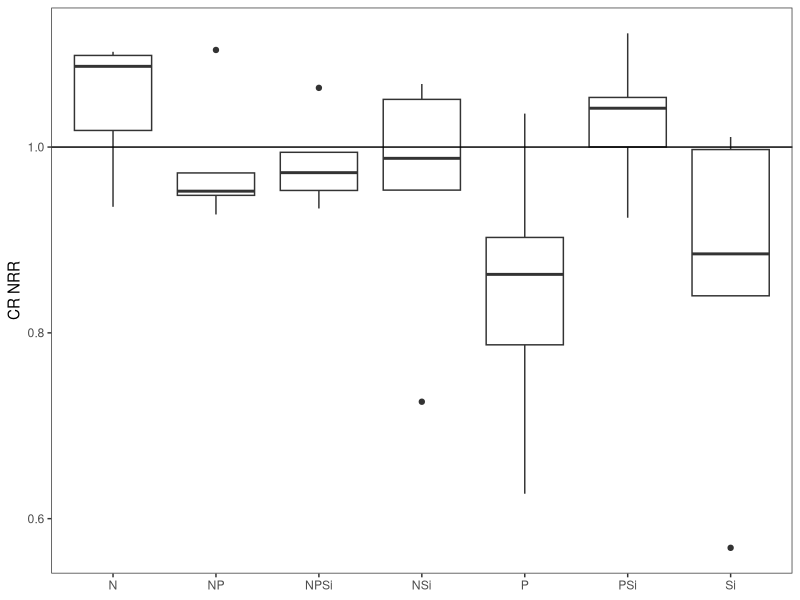
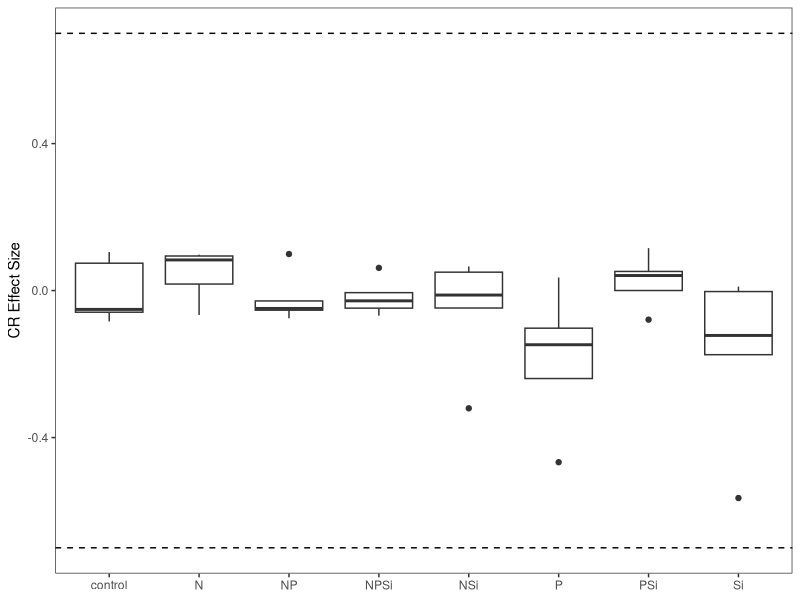
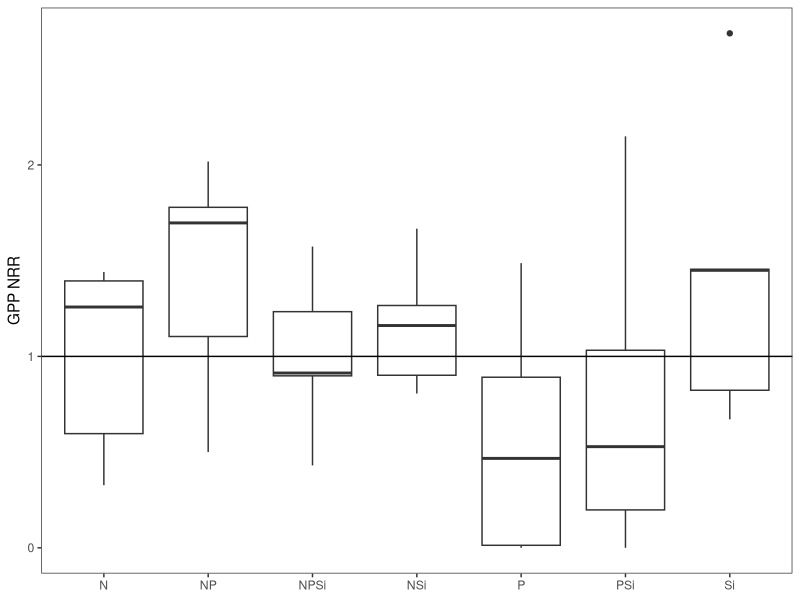
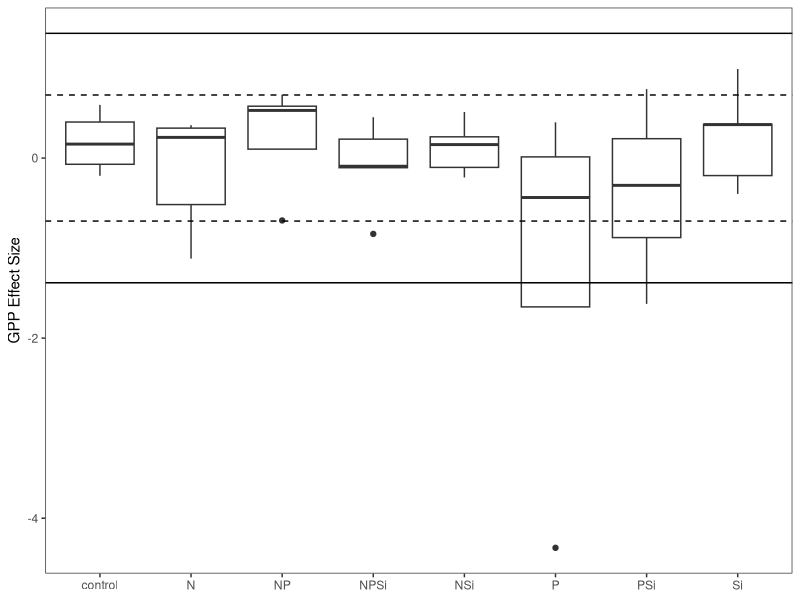
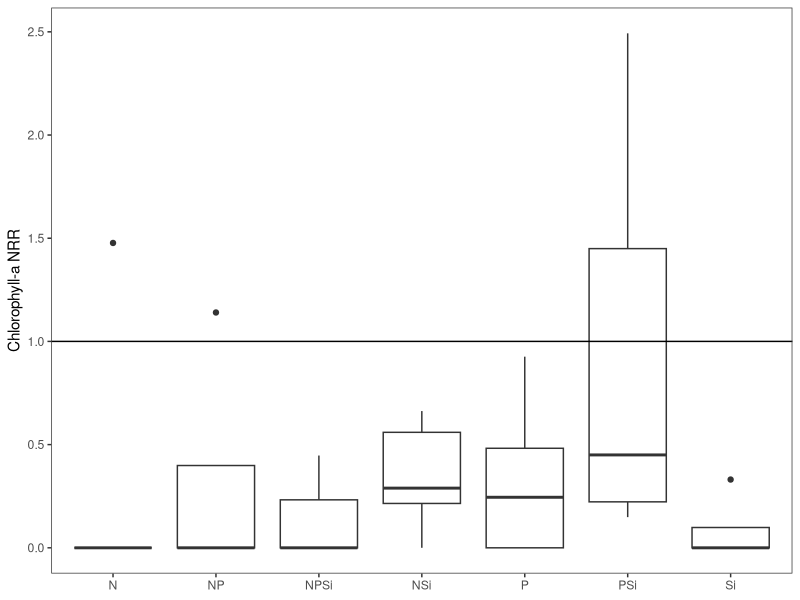
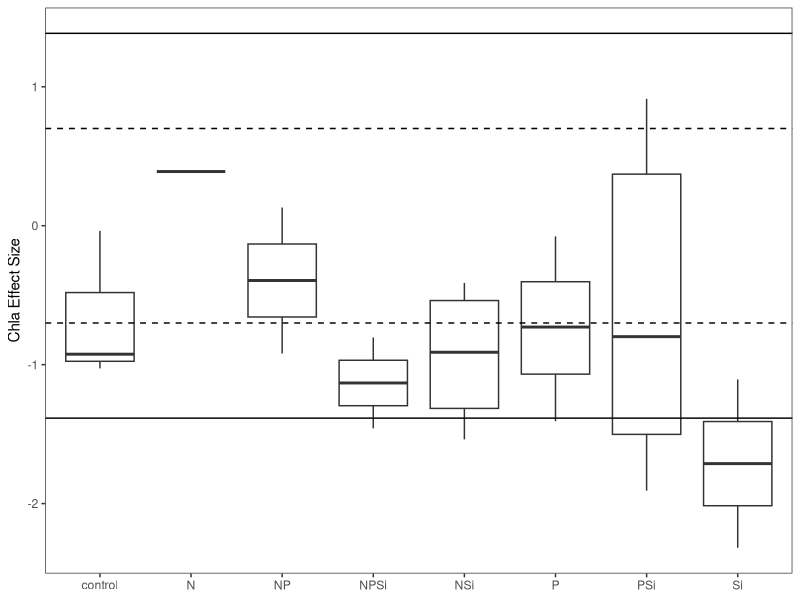
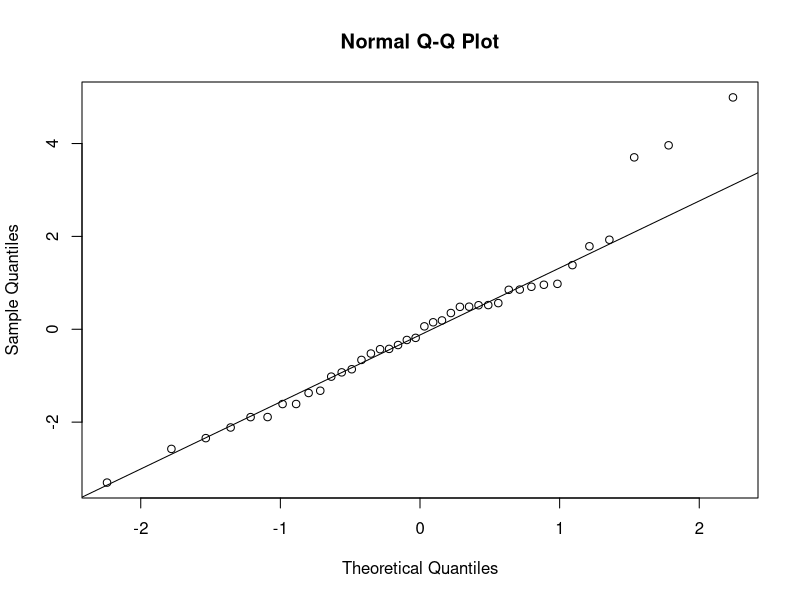
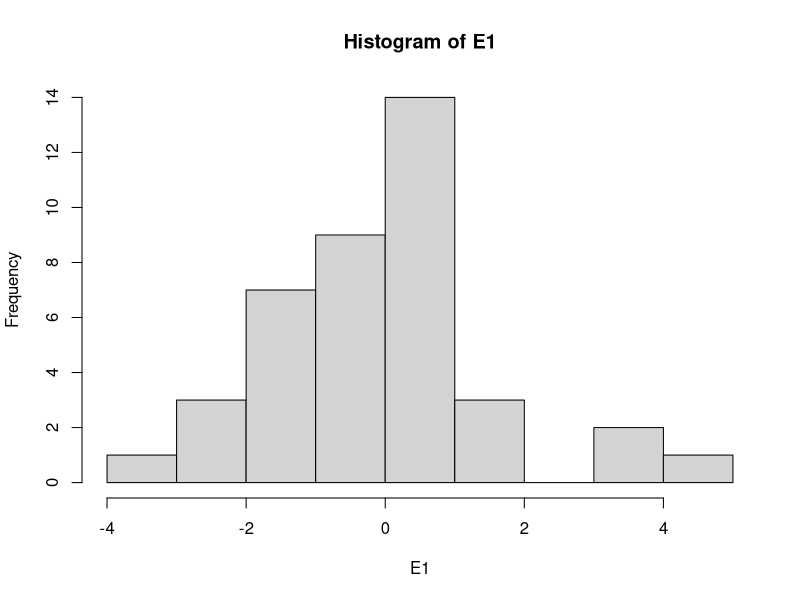

Generate these figures, in order, with R: (Note: this script raises an error after producing the figures.)
#Author:  Clay Arango
#Creation date: 14-Feb-19
#Script to analyze NDS data from Summer 2018 WSB work with S. Roley and A. Alexiades

#packages
library(nlme)
library(nortest)
library(plyr)
library(dplyr)
library(multcomp)
library(MASS)
library(ggplot2)

#Load data
sat_fall <- read.table(file="satus_fall.csv", header=T, sep=",")

#set variable
d = sat_fall

#evaluate data to make sure factors are correct
names(d)

unique(d$nutrient) #control, N, NP, NPSi, NSi, P, PSi, Si
unique(d$N) #should be 0 and 1
unique(d$P) #should be 0 and 1
unique(d$Si) #should be 0 and 1
unique(d$top) #should be "sponge" and "glass"
#if need to change, use recode function below. 
d$top<-recode(d$top, "cellulose" ="sponge")
str(d)
 
#convert N and P and Si values (0 or 1 for absence or presence) to factors
d$N<-as.factor(d$N)
d$P<-as.factor(d$P)
d$Si<-as.factor(d$Si)
str(d)

#subset data into gpp and cr response
d.cr = subset(d, top=="sponge", data=d)
d.gpp = subset(d, top=="glass", data=d)

#calculate nrr for cr
x<-ddply(d.cr, "nutrient", summarise, ave_cr = mean(cr.area, na.rm=T)) #changed to ddply b/c allows
#to specify by column name - I had a csv file with the relevant column in a different position.
x
d.cr$cr.nrr = d.cr$cr.area/-17.11723 #divide by control ave_cr

#calculate nrr for gpp and chla
x<- ddply(d.gpp, "nutrient", summarise, ave_gpp = mean(gpp.area, na.rm=T), ave_chla = mean(chla_ug_cm2, na.rm=T)) 
x
d.gpp$gpp.nrr = d.gpp$gpp.area/4.345200 #divide by control ave_gpp
d.gpp$chla.nrr = d.gpp$chla_ug_cm2/0.1823788 #divide by control ave_chla

#now combine into one and export
d.cr$chla.nrr<-NA
d.cr$gpp.nrr<-NA
d.gpp$cr.nrr<-NA
d.nrr<-rbind(d.cr, d.gpp)
d.nrr$site.date<-"satus_fall"
d.nrr$cr.es<-log(d.nrr$cr.nrr)
d.nrr$gpp.es<-log(d.nrr$gpp.nrr)
d.nrr$chla.es<-log(d.nrr$chla.nrr)
write.table(d.nrr, "satus_fall_nrr.csv",  sep=",", quote=F, row.names =F)

###############
#plots of NRR
##############
ggplot(data=subset(d.cr, !(nutrient=="control")), aes(x=nutrient, y=cr.nrr))+geom_boxplot()+theme_bw()+
  ylab("CR NRR")+geom_abline(slope = 0, intercept = 1)+
  theme(axis.title.x=element_blank(), panel.grid.minor=element_blank(), panel.grid.major=element_blank())
#no response

ggplot(data=subset(d.nrr, (top=="sponge")), aes(x=nutrient, y=cr.es))+geom_boxplot()+theme_bw()+
  ylab("CR Effect Size")+geom_hline(yintercept = 0.7, lty="dashed")+ geom_hline(yintercept = -0.7, lty="dashed")+
  theme(axis.title.x=element_blank(), panel.grid.minor=element_blank(), panel.grid.major=element_blank())

ggplot(data=subset(d.gpp, !(nutrient=="control")), aes(x=nutrient, y=gpp.nrr))+geom_boxplot()+theme_bw()+
  ylab("GPP NRR")+geom_abline(slope = 0, intercept = 1)+
  theme(axis.title.x=element_blank(), panel.grid.minor=element_blank(), panel.grid.major=element_blank())
#mostly neutral. 

ggplot(data=subset(d.nrr,top=="glass"), aes(x=nutrient, y=gpp.es))+geom_boxplot()+theme_bw()+
  ylab("GPP Effect Size")+geom_hline(yintercept = -0.7, lty="dashed")+geom_hline(yintercept = 0.7, lty="dashed")+
  geom_hline(yintercept = -1.385)+geom_hline(yintercept = 1.385)+
  theme(axis.title.x=element_blank(), panel.grid.minor=element_blank(), panel.grid.major=element_blank())

ggplot(data=subset(d.gpp, !(nutrient=="control")), aes(x=nutrient, y=chla.nrr))+geom_boxplot()+theme_bw()+
  ylab("Chlorophyll-a NRR")+geom_abline(slope = 0, intercept = 1)+ 
  theme(axis.title.x=element_blank(), panel.grid.minor=element_blank(), panel.grid.major=element_blank())
#limitation or neutral. A few high values which check out as correct.

ggplot(data=subset(d.nrr, (top=="glass")), aes(x=nutrient, y=chla.es))+geom_boxplot()+theme_bw()+
  ylab("Chla Effect Size")+ geom_hline(yintercept = 0.7, lty="dashed")+  geom_hline(yintercept = -1.385)+  
  geom_hline(yintercept = -0.7, lty="dashed")+ geom_hline(yintercept = 1.385)+
  theme(axis.title.x=element_blank(), panel.grid.minor=element_blank(), panel.grid.major=element_blank())

##########
#NRR Summary Files
#########

GPP_sum<-ddply(d.gpp, "nutrient", summarise, ave_nrr.gpp=mean(gpp.nrr, na.rm=T), sd_nrr.gpp=sd(gpp.nrr, na.rm=T), 
               se_nrr.gpp =(sd(gpp.nrr)/sqrt(sum(!is.na(gpp.nrr)))), 
               ci95_nrr.gpp = (1.96*(sd(gpp.nrr)/sqrt(sum(!is.na(gpp.nrr))))),
               ave_nrr.chla=mean(chla.nrr, na.rm=T), sd_nrr.chla=sd(chla.nrr, na.rm=T), 
               se_nrr.chla =(sd(chla.nrr)/sqrt(sum(!is.na(chla.nrr)))), 
               ci95_nrr.chla = (1.96*(sd(chla.nrr)/sqrt(sum(!is.na(chla.nrr))))))
CR_sum<-ddply(d.cr, "nutrient", summarise, ave_nrr.cr=mean(cr.nrr, na.rm=T), sd_nrr.cr=sd(cr.nrr, na.rm=T), 
              se_nrr.cr =(sd(cr.nrr)/sqrt(sum(!is.na(cr.nrr)))), 
              ci95_nrr.cr = (1.96*(sd(cr.nrr)/sqrt(sum(!is.na(cr.nrr))))))

#now combine into one and export
d.sum<-merge(GPP_sum, CR_sum, by="nutrient")
d.sum$site_date<-"aht_summer"
write.table(d.sum, "reec_summer_summ.csv",  sep=",", quote=F, row.names =F)

############################################################
#analyze RESPIRATION data
############################################################

M1<-gls(cr.area~N*P*Si, data=d.cr, na.action=na.omit)
E1<-residuals(M1)
qqnorm(E1)
qqline(E1)
ad.test(E1)
   #residuals are more-or-less normally distributed, p=0.1239. A lot of wiggle around QQ line
hist(E1) #ok
plot(M1)# a little bit heteroscedastic but not dramatically so. less variation as values increase

plot(filter(d.cr, !is.na(cr.area)) %>% dplyr::select(nutrient), 
     E1, xlab="nutrient", ylab="Residuals")
bartlett.test(cr.area~nutrient, data=d.cr)
   #variance test OK p = 0.1883

anova(M1)
  #P:Si interaction significant. in figure, Si appears higher, NP lower, all others equal to Control
#P:Si            1    8.8278  0.0056
##########################################################
#do multiple 2 way ANOVAs to improve our ability to interpret
##########################################################
#N and P
xx = na.omit(subset(d.cr, select = c(N,P,cr.area)))
interaction.plot(xx$N, xx$P, xx$cr.area)

#N and Si
xx = na.omit(subset(d.cr, select = c(N,Si,cr.area)))
interaction.plot(xx$N, xx$Si, xx$cr.area)

#P and Si
xx = na.omit(subset(d.cr, select = c(P,Si,cr.area)))
interaction.plot(xx$P, xx$Si, xx$cr.area*-1)
#plot is an X (CR declines in presence of P alone and Si alone, but neutral with Si and P)


##########################################################
#Analyze CR by removing all Si treatments
##########################################################
d.crNoSi = subset(d.cr, Si==0)

M1<-gls(cr.area~N*P, data=d.crNoSi, na.action=na.omit)
E1<-residuals(M1)
qqnorm(E1)
qqline(E1)
ad.test(E1)
#residuals are normally distributed p = 0.64
hist(E1)  
plot(M1)

bartlett.test(cr.area~nutrient, data=d.crNoSi)
#variance test 0.37

anova(M1)

##########################################################
#do 2 way ANOVAs to interpret
##########################################################
#N and P
xx = na.omit(subset(d.cr, select = c(N,P,cr.area)))
interaction.plot(xx$N, xx$P, xx$cr.area*-1)

#N limitation
##########################################################


############################################################
#analyze the PRODUCTION data
############################################################

M1<-gls(gpp.area~N*P*Si, data=d.gpp, na.action=na.omit) 
E1<-residuals(M1)
qqnorm(E1)
qqline(E1)
ad.test(E1)
  #ok

hist(E1, xlab="residuals", main="")
plot(M1)

plot(filter(d.gpp, !is.na(gpp.area)) %>% dplyr::select(nutrient), 
     E1, xlab="nutrient", ylab="Residuals")
bartlett.test(gpp.area~nutrient, data=d.gpp)
   #ok

anova(M1)


x <- group_by(d.gpp, nutrient) %>%  # Grouping function causes subsequent functions to aggregate by season and reach
  summarize(gpp.mean = abs(mean(gpp.area, na.rm = TRUE)), # na.rm = TRUE to remove missing values
            gpp.sd=abs(sd(gpp.area, na.rm = TRUE)),  # na.rm = TRUE to remove missing values
            n = sum(!is.na(gpp.area)), # of observations, excluding NAs. 
            gpp.se=gpp.sd/sqrt(n))

ggplot(data=x, aes(x=nutrient, y=gpp.mean)) + 
  geom_bar(stat="identity", position=position_dodge(), color = "black") + 
  geom_errorbar(aes(ymin=gpp.mean, ymax=gpp.mean+gpp.se), width=0.2, 
                position=position_dodge(0.9)) + 
  xlab("Nutrient") +
  ylab(expression(Production~(ug~O[2]~m^{-2}~h^{-1}))) +
  labs(fill="Light") +
  theme_bw() +
  theme(panel.grid.major=element_blank(),
        panel.grid.minor=element_blank(), 
        legend.title=element_text(size=6), 
        legend.key=element_blank(),  
        legend.position=c(0.5,0.95),  
        legend.text=element_text(size=8),  
        legend.background=element_blank(),  
        legend.direction="horizontal",  
        legend.key.size=unit(0.3, "cm"),  
        axis.title.y=element_text(size=8),  
        axis.title.x=element_text(size=8),  
        axis.text.x=element_text(size=8))
############################################################
#analyze the CHL-A biomass on disks
############################################################
M1<-gls(chla_ug_cm2~N*P*Si, data=d.gpp, na.action=na.omit) 
E1<-residuals(M1)
qqnorm(E1)
qqline(E1)#a bit wiggly
ad.test(E1)
#ok p = 0.1737

hist(E1, xlab="residuals", main="")
plot(M1)

plot(filter(d.gpp, !is.na(chla_ug_cm2)) %>% dplyr::select(nutrient), 
     E1, xlab="nutrient", ylab="Residuals")
bartlett.test(gpp.area~nutrient, data=d.gpp)
#ok p = 0.72

anova(M1) #no limitation

##########################################################
#do multiple 2 way ANOVAs to improve our ability to interpret
##########################################################
#N and P
xx = na.omit(subset(d.gpp, select = c(N,P,chla_ug_cm2)))
interaction.plot(xx$N, xx$P, xx$chla_ug_cm2)

#N and Si
xx = na.omit(subset(d.gpp, select = c(N,Si,chla_ug_cm2)))
interaction.plot(xx$N, xx$Si, xx$chla_ug_cm2)

#P and Si
xx = na.omit(subset(d.gpp, select = c(P,Si,chla_ug_cm2)))
interaction.plot(xx$P, xx$Si, xx$chla_ug_cm2)


##########################################################
#Analyze chl-a by removing all Si treatments
##########################################################
d.gppNoSi = subset(d.gpp, Si==0)

M1<-gls(chla_ug_cm2~N*P, data=d.gppNoSi, na.action=na.omit)
E1<-residuals(M1)
qqnorm(E1)
qqline(E1)
ad.test(E1)
#residuals look good (p=0.2546)
hist(E1)
plot(M1)

bartlett.test(chla_ug_cm2~nutrient, data=d.gpp)
#data look good p=0.3317

anova(M1)


#Interpret Interaction
#N and P
xx = na.omit(subset(d.gppNoSi, select = c(N,P,chla_ug_cm2)))
interaction.plot(xx$N, xx$P, xx$chla_ug_cm2)

#no limitation
